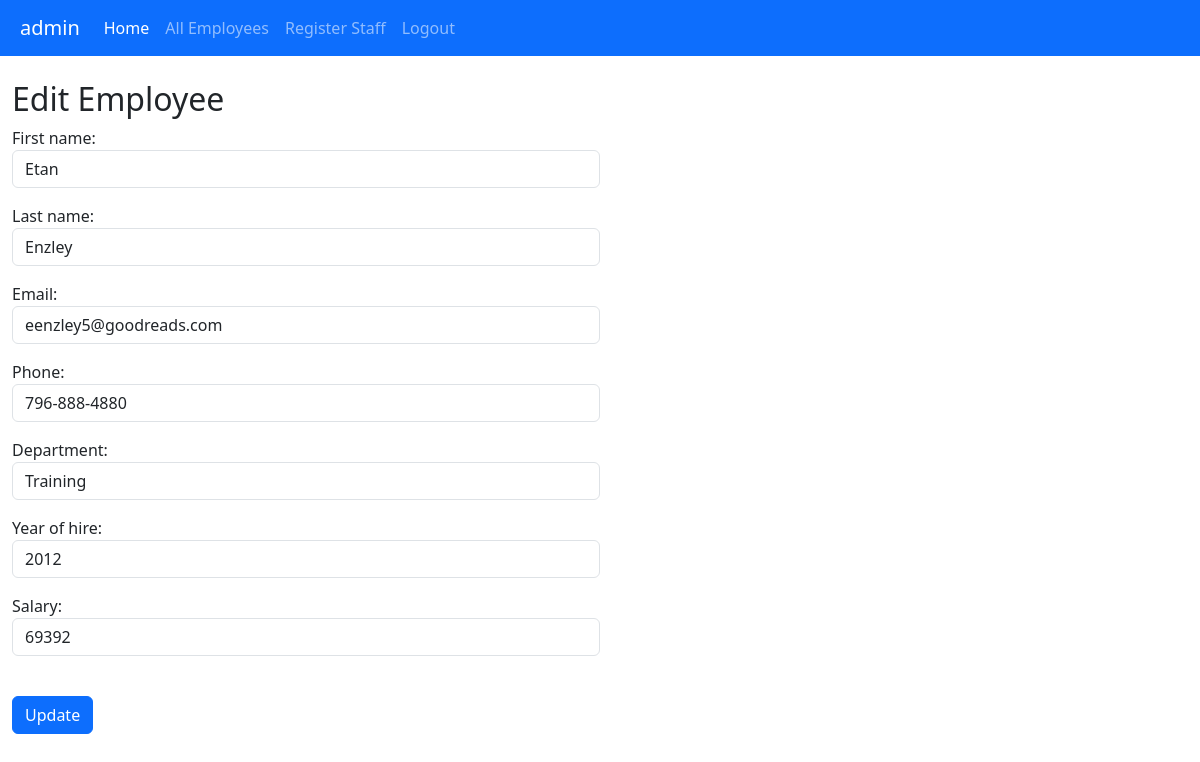
/employee/edit/6 (signed in), run on the app's committed database.
### employees/models.py (models this page shows, shortened)
class Employee(models.Model):
    fname = models.CharField(max_length=50, verbose_name="First name")
    lname = models.CharField(max_length=50, verbose_name="Last name")
    email = models.CharField(max_length=50, verbose_name="Email")
    phone = models.CharField(max_length=12, verbose_name="Phone")
    department = models.CharField(max_length=100, verbose_name="Department")
    year = models.CharField(max_length=4, verbose_name="Year of hire")
    salary = models.CharField(max_length=8,verbose_name="Salary")
    class Meta:
        permissions = (("can_view","View employees"),("can_edit", "Edit employees"))

### employees/views.py (the view)
# urls.py: path("employee/edit/<int:id>",views.edit,name="edit"),
@login_required
@permission_required("employees.can_edit", raise_exception=True)
def edit(request, id):
    emp = Employee.objects.get(id=id)
    form = forms.EmpEditForm(request.POST or None, instance=emp)
    if form.is_valid():
        form.save()
        return redirect("elist")
    context = {
        "form":form
    }
    return render(request,"edit.html", context)

### employees/forms.py
class EmpEditForm(ModelForm):
    class Meta:
        model = Employee
        fields = ("fname", "lname", "email", "phone", "department", "year", "salary")
        widgets = {
            "fname":forms.TextInput(attrs={"class":"form-control","fname":"fname","placeholder":"Enter first name"}),
            "lname":forms.TextInput(attrs={"class":"form-control","lname":"lname","placeholder":"Enter last name"}),
            "email":forms.TextInput(attrs={"class":"form-control","email":"email","placeholder":"Enter email"}),
            "phone":forms.TextInput(attrs={"class":"form-control","phone":"phone","placeholder":"Enter phone"}),
            "department":forms.TextInput(attrs={"class":"form-control","department":"department","placeholder":"Enter department"}),
            "year":forms.TextInput(attrs={"class":"form-control","year":"year","placeholder":"Enter year of hire"}),
            "salary":forms.TextInput(attrs={"class":"form-control","salary":"salary","placeholder":"Enter base salary"})
        }

### templates/edit.html (shortened to what this page needs)
{% extends "master.html" %}
{% block content %}
    <h2>Edit Employee</h2>
    <div class = "col-6">
        <form method="POST">
            {{form.as_p}}
            <br>
            <div>
                <button type="submit" class="btn btn-primary">Update</button>
            </div>
        </form>
    </div>
{% endblock content %}

### templates/master.html (shortened to what this page needs)
<!DOCTYPE html>
<html lang="en">
    <head>
        <link
            href="https://cdn.jsdelivr.net/npm/bootstrap@5.3.2/dist/css/bootstrap.min.css"
            rel="stylesheet"
/>
    </head>
    <body>
        <header>
            <nav
                class="navbar navbar-expand-sm navbar-dark bg-primary" style="padding-left: 20px">
                {% if  user.is_authenticated %}
                    <a class="navbar-brand" href="#">{{user.username}}</a>
                {% endif %}
                <div class="collapse navbar-collapse" id="collapsibleNavId">
                    <ul class="navbar-nav me-auto mt-2 mt-lg-0">
                        <li class="nav-item">
                            <a class="nav-link active" href="{% url "home" %}" aria-current="page">Home</a>
                        </li>
                        {% if perms.employees.can_view %}
                            <li class="nav-item">
                                <a class="nav-link" href="{% url "elist" %}">All Employees</a>
                            </li>
                        {% endif %}
                        {% if perms.employees.can_edit %}
                            <li class="nav-item">
                                <a class="nav-link" href="{% url "register" %}">Register Staff</a>
                            </li>
                        {% endif %}
                        {% if user.is_authenticated %}
                            <li class="nav-item">
                                <form action="{% url "logout" %}" method="POST">
                                    <button class="nav-link" type="submit">Logout</button>
                                </form>
                            </li>
                        {% else %}
                            <li class="nav-item">
                                <a class="nav-link" href="{% url "login" %}">Login</a>
                            </li>
                        {% endif %}
                </div>
            </nav>
        </header>
        <br/>
        <main>
            <div class="container-fluid">
                {% block content %}{% endblock content %}
            </div>
        </main>
    </body>
</html>

### data on the page
Employee: fname "Etan", lname "Enzley", email "eenzley5@goodreads.com", phone "796-888-4880", department "Training", year "2012", salary "69392"

### other printed values
{{ user.username }} "admin"
